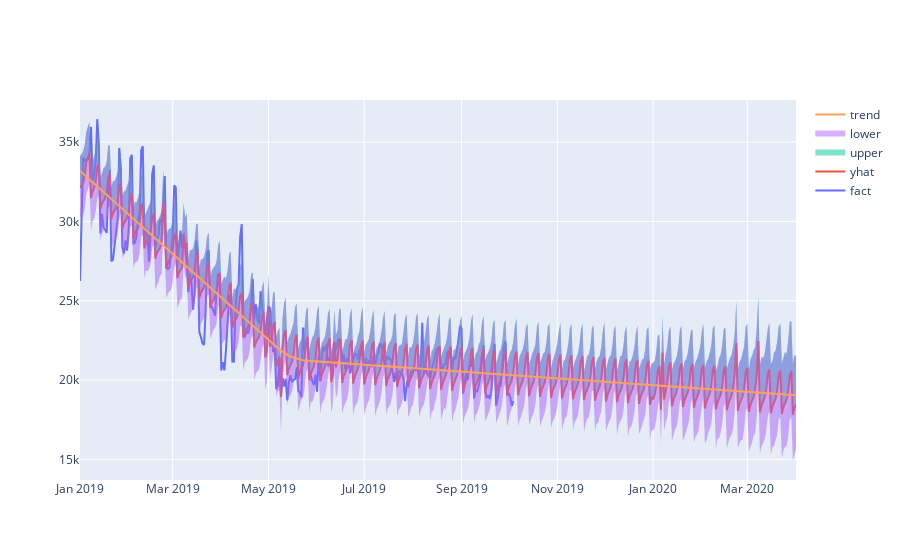

The code cell stored with this chart in its notebook:
### Code cell
# Рисуем график с границами прогноза на полном периоде
iplot([
    go.Scatter(x=df['ds'], y=df['y'], name='fact'),
    go.Scatter(x=final_forecast['ds'], y=final_forecast['yhat'], name='yhat'),
    go.Scatter(x=final_forecast['ds'], y=final_forecast['yhat_upper'], fill='tonexty', mode='none', name='upper'),
    go.Scatter(x=final_forecast['ds'], y=final_forecast['yhat_lower'], fill='tonexty', mode='none', name='lower'),
    go.Scatter(x=final_forecast['ds'], y=final_forecast['trend'], name='trend')
])

### Figure 1 — Plotly figure (JSON) as saved in the notebook; plotly's stock layout.template omitted (floating-point values rounded to 4 significant figures; data arrays with more than 128 entries replaced by an {"elided": "..."} marker saying what was removed)
{"data": [{"name": "fact", "type": "scatter", "x": {"elided": "277 str values"}, "y": {"elided": "277 int values"}}, {"name": "yhat", "type": "scatter", "x": {"elided": "457 str values"}, "y": {"elided": "457 float values"}}, {"fill": "tonexty", "mode": "none", "name": "upper", "type": "scatter", "x": {"elided": "457 str values"}, "y": {"elided": "457 float values"}}, {"fill": "tonexty", "mode": "none", "name": "lower", "type": "scatter", "x": {"elided": "457 str values"}, "y": {"elided": "457 float values"}}, {"name": "trend", "type": "scatter", "x": {"elided": "457 str values"}, "y": {"elided": "457 float values"}}], "layout": {}}
